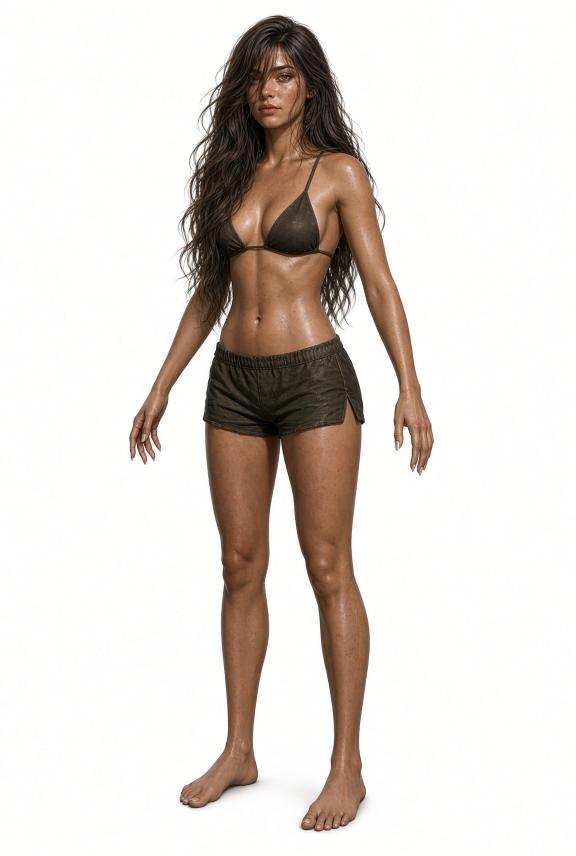
#> input picture assets/characters/amateur/BriarKnox.jpg, 1152 x 1712 px (shown at 1/2 size)
$ python gen_tickle_frames.py
#> lines starting #> are read from the running program, lines starting #| are printed output that depends on the picture
#!/usr/bin/env python3
"""Generate five-frame painterly tickle stills from metal-free A-poses (Amateur 12 + Elara).

f0 = grounded A-pose; f1–f4 = lean/reach/bob + oil-paint grade;
f3/f4 pushed further past #29 so hard windows read clearly.
Metal-free Amateur; Elara jewelry exception only.
Requires: Pillow, numpy
"""
from __future__ import annotations

import json
from pathlib import Path

import numpy as np
from PIL import Image, ImageEnhance, ImageFilter, ImageOps

ROOT = Path(__file__).resolve().parents[1]
OUT = ROOT / "assets/binds/tickle/frames"

CHARS = [
    ("BriarKnox", ROOT / "assets/characters/amateur/BriarKnox.jpg"),
    ("CassWynn", ROOT / "assets/characters/amateur/CassWynn.jpg"),
    ("EmberLang", ROOT / "assets/characters/amateur/EmberLang.jpg"),
    ("JunoHale", ROOT / "assets/characters/amateur/JunoHale.jpg"),
    ("KoraVale", ROOT / "assets/characters/amateur/KoraVale.jpg"),
    ("LyraFinch", ROOT / "assets/characters/amateur/LyraFinch.jpg"),
    ("MiraSolis", ROOT / "assets/characters/amateur/MiraSolis.jpg"),
    ("NimCortez", ROOT / "assets/characters/amateur/NimCortez.jpg"),
    ("RynAshford", ROOT / "assets/characters/amateur/RynAshford.jpg"),
    ("SableQuinn", ROOT / "assets/characters/amateur/SableQuinn.jpg"),
    ("TorenBlake", ROOT / "assets/characters/amateur/TorenBlake.jpg"),
    ("VeshMarlowe", ROOT / "assets/characters/amateur/VeshMarlowe.jpg"),
    ("ElaraCase", ROOT / "assets/characters/player/ElaraCase.jpg"),
]


def hshift(im: Image.Image, frac: float) -> float:
    return im.size[1] * frac


def affine_frame(
    im: Image.Image, shear_x: float, shear_y: float, scale: float, dy: float, rot: float
) -> Image.Image:
    w, h = im.size
    cx, cy = w / 2, h / 2
    ang = np.deg2rad(rot)
    ca, sa = np.cos(ang), np.sin(ang)
    sx = scale
    sy = scale * (1.0 - abs(shear_y) * 0.18)
    A = np.array([[sx, shear_x], [shear_y, sy]], dtype=np.float64)
    R = np.array([[ca, -sa], [sa, ca]], dtype=np.float64)
    M = R @ A
    Minv = np.linalg.inv(M)
    tx, ty = 0.0, dy
    a, b = Minv[0, 0], Minv[0, 1]
    d, e = Minv[1, 0], Minv[1, 1]
    c = cx - a * (cx + tx) - b * (cy + ty)
    f = cy - d * (cx + tx) - e * (cy + ty)
    return im.transform(
        (w, h),
        Image.AFFINE,
        (a, b, c, d, e, f),
        resample=Image.BICUBIC,
        fillcolor=(248, 244, 238),
    )


def punch_reach(im: Image.Image, amount: float) -> Image.Image:
    """Crop-in from sides/bottom so arms/torso read closer (reach)."""
    w, h = im.size
    inset_x = int(w * 0.034 * amount)
    inset_top = int(h * 0.012 * amount)
    inset_bot = int(h * 0.072 * amount)
    box = (inset_x, inset_top, w - inset_x, h - inset_bot)
    return im.crop(box).resize((w, h), Image.BICUBIC)


def squash_stretch(im: Image.Image, sx: float, sy: float) -> Image.Image:
    """Mild non-uniform scale about center for pose readability."""
    w, h = im.size
    nw, nh = max(1, int(w * sx)), max(1, int(h * sy))
    scaled = im.resize((nw, nh), Image.BICUBIC)
    canvas = Image.new("RGB", (w, h), (248, 244, 238))
    canvas.paste(scaled, ((w - nw) // 2, (h - nh) // 2))
    return canvas


def warm_grade(im: Image.Image, amount: float, cool: float = 0.0) -> Image.Image:
    """Warm push (hard frames) or cool pull (calm). amount/cool in ~0–1.5."""
    arr = np.asarray(im).astype(np.float32)
    arr[..., 0] = np.clip(arr[..., 0] * (1.0 + 0.055 * amount - 0.04 * cool), 0, 255)
    arr[..., 1] = np.clip(arr[..., 1] * (1.0 + 0.015 * amount + 0.01 * cool), 0, 255)
    arr[..., 2] = np.clip(arr[..., 2] * (1.0 - 0.045 * amount + 0.05 * cool), 0, 255)
    return Image.fromarray(arr.astype(np.uint8))


def painterly(im: Image.Image, strength: float) -> Image.Image:
    """Oil-paint-ish: downsample smear + edge restore + mild posterize."""
    if strength <= 0.01:
        return im
    w, h = im.size
    # Smear at lower res (brush size scales with strength)
    factor = max(2, int(3 + strength * 3))
    small = im.resize((max(8, w // factor), max(8, h // factor)), Image.BILINEAR)
    smeared = small.resize((w, h), Image.BICUBIC)
    # Blend original edges back so silhouette stays readable
    edges = im.filter(ImageFilter.FIND_EDGES)
    edge_arr = np.asarray(edges).astype(np.float32)
    edge_mask = np.clip(edge_arr.mean(axis=2) / 255.0 * (0.55 + 0.35 * strength), 0, 1)
    edge_mask = edge_mask[..., None]
    base = np.asarray(im).astype(np.float32)
    paint = np.asarray(smeared).astype(np.float32)
    mix = paint * (1.0 - edge_mask * 0.65) + base * (edge_mask * 0.65)
    out = Image.fromarray(np.clip(mix, 0, 255).astype(np.uint8))
    # Soft median for blotchy paint, then unsharp for stage punch
    if strength >= 0.45:
        out = out.filter(ImageFilter.MedianFilter(size=3))
    bits = max(5, 8 - int(strength * 2.2))
    out = ImageOps.posterize(out, bits)
    out = out.filter(ImageFilter.UnsharpMask(radius=1.1 + 0.4 * strength, percent=int(70 + 40 * strength), threshold=2))
    return out


def vignette(im: Image.Image, amount: float) -> Image.Image:
    if amount <= 0.01:
        return im
    w, h = im.size
    yy, xx = np.mgrid[0:h, 0:w].astype(np.float32)
    cx, cy = (w - 1) / 2.0, (h - 1) / 2.0
    rx, ry = w * 0.62, h * 0.62
    r = np.sqrt(((xx - cx) / rx) ** 2 + ((yy - cy) / ry) ** 2)
    shade = np.clip(1.0 - amount * np.clip(r - 0.35, 0, 1) ** 1.6, 0.72, 1.0)
    arr = np.asarray(im).astype(np.float32)
    arr *= shade[..., None]
    return Image.fromarray(np.clip(arr, 0, 255).astype(np.uint8))


def make_frames(src: Path) -> list[Image.Image]:
    """Five-frame cycle: f0 calm → f4 peak; f3/f4 pushed harder past #29."""
    base = Image.open(src).convert("RGB")

    # f0 — grounded A-pose, cool grade (soft window stays readable)
    f0 = ImageEnhance.Sharpness(base).enhance(1.06)
    f0 = ImageEnhance.Contrast(f0).enhance(1.03)
    f0 = warm_grade(f0, 0.0, cool=0.42)
    f0 = painterly(f0, 0.14)

    # f1 — clear lean/reach (mild intensity)
    f1 = punch_reach(base, 1.65)
    f1 = squash_stretch(f1, 1.025, 0.982)
    f1 = affine_frame(f1, 0.118, -0.03, 1.05, -hshift(base, 0.024), -3.0)
    f1 = ImageEnhance.Contrast(f1).enhance(1.11)
    f1 = ImageEnhance.Color(f1).enhance(1.07)
    f1 = warm_grade(f1, 0.5, cool=0.08)
    f1 = painterly(f1, 0.4)
    f1 = vignette(f1, 0.16)

    # f2 — opposite lean + deeper reach (mid bridge)
    f2 = punch_reach(base, 2.35)
    f2 = squash_stretch(f2, 0.965, 1.025)
    f2 = affine_frame(f2, -0.132, 0.038, 1.075, -hshift(base, 0.04), 3.6)
    f2 = ImageEnhance.Brightness(f2).enhance(1.04)
    f2 = ImageEnhance.Contrast(f2).enhance(1.145)
    f2 = ImageEnhance.Color(f2).enhance(1.11)
    f2 = warm_grade(f2, 0.9)
    f2 = painterly(f2, 0.58)
    f2 = vignette(f2, 0.26)

    # f3 — hard: bigger lean/reach/bob + hot grade (distinct from f2)
    f3 = punch_reach(base, 2.55)
    f3 = squash_stretch(f3, 1.055, 0.955)
    f3 = affine_frame(f3, 0.095, -0.038, 1.115, -hshift(base, 0.062), 2.4)
    f3 = ImageEnhance.Sharpness(f3).enhance(1.18)
    f3 = ImageEnhance.Contrast(f3).enhance(1.2)
    f3 = ImageEnhance.Color(f3).enhance(1.18)
    f3 = ImageEnhance.Brightness(f3).enhance(1.035)
    f3 = warm_grade(f3, 1.4)
    f3 = painterly(f3, 0.88)
    f3 = vignette(f3, 0.44)

    # f4 — peak: opposite shear, hottest grade, max reach (apex read)
    f4 = punch_reach(base, 2.85)
    f4 = squash_stretch(f4, 0.93, 1.05)
    f4 = affine_frame(f4, -0.105, 0.048, 1.135, -hshift(base, 0.072), -2.2)
    f4 = ImageEnhance.Brightness(f4).enhance(1.08)
    f4 = ImageEnhance.Sharpness(f4).enhance(1.22)
    f4 = ImageEnhance.Contrast(f4).enhance(1.24)
    f4 = ImageEnhance.Color(f4).enhance(1.22)
    f4 = warm_grade(f4, 1.65)
    f4 = painterly(f4, 1.05)
    f4 = vignette(f4, 0.52)
    return [f0, f1, f2, f3, f4]


def main() -> None:
    OUT.mkdir(parents=True, exist_ok=True)
    files: list[str] = []
    for slug, path in CHARS:
        if not path.exists():
            raise SystemExit(f"missing still: {path}")
        frames = make_frames(path)
#> in make_frames, base is the input picture: PIL image 1152x1712 RGB; mean R, G, B 223.6, 216.6, 211.3
#> in painterly, `edge_mask = np.clip(edge_arr.mean(axis=2) / 255.0 * (0.55 + 0.35 * str..`:
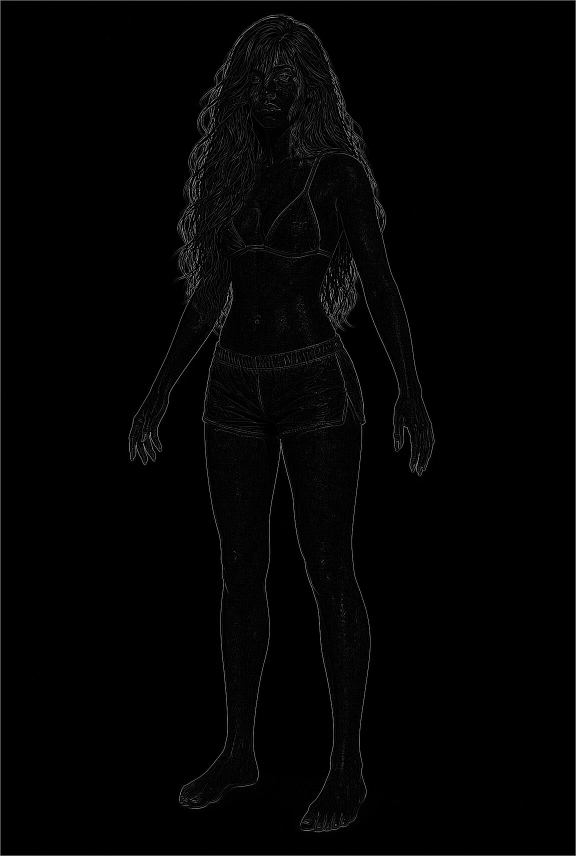
#> edge_mask: shape (1712, 1152) float32 (shown at 1/2 size); min 0, max 0.599, mean 0.0137
#> in squash_stretch, `scaled = im.resize((nw, nh), Image.BICUBIC)`:
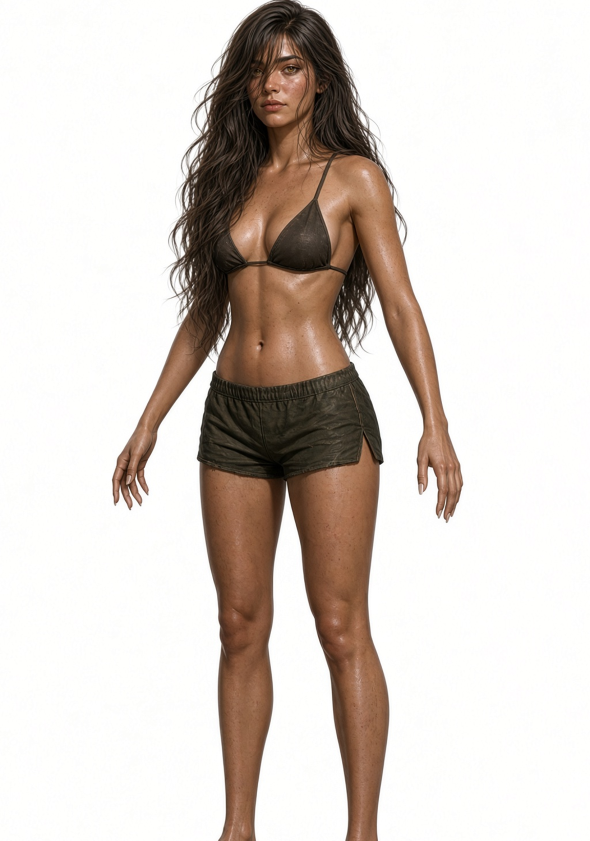
#> scaled: PIL image 1180x1681 RGB (shown at 1/2 size); mean R, G, B 215.8, 207.3, 201.1
#> call 2 of painterly, with strength = 0.4
#> in painterly (call 2), `edges = im.filter(ImageFilter.FIND_EDGES)`:
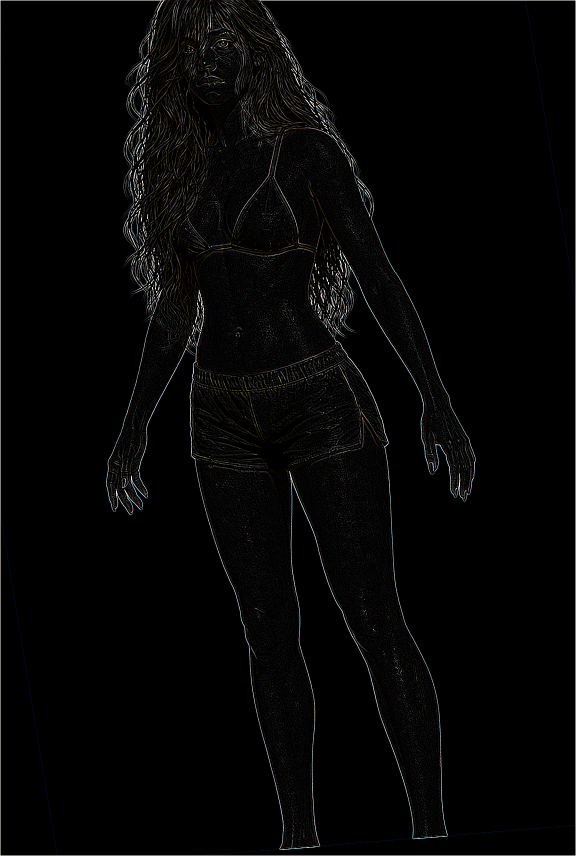
#> edges: PIL image 1152x1712 RGB (shown at 1/2 size); mean R, G, B 5.3, 5.2, 5
#> in vignette, `arr *= shade[..., None]`:
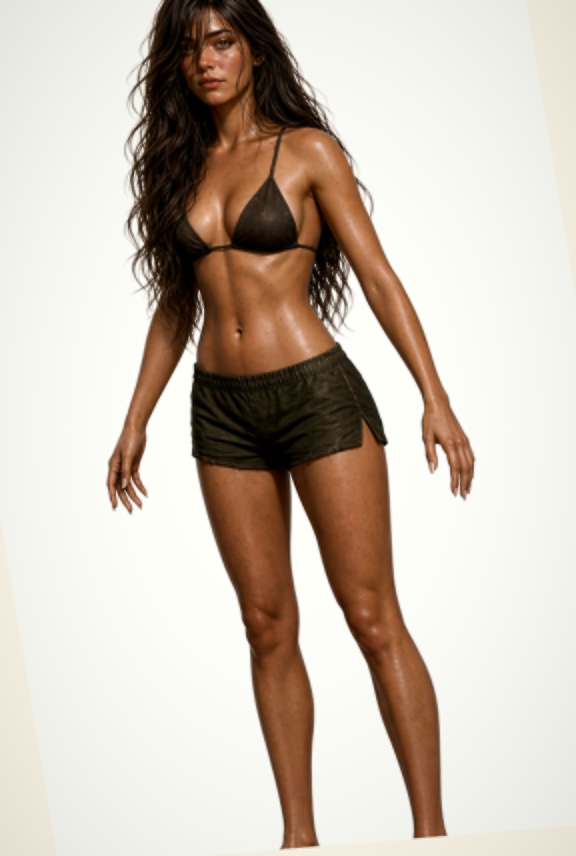
#> arr: shape (1712, 1152, 3) float32 (shown at 1/2 size); mean R, G, B 205.6, 193.8, 182
#> call 2 of squash_stretch, with sx = 0.965, sy = 1.02
#> in squash_stretch (call 2), `scaled = im.resize((nw, nh), Image.BICUBIC)`:
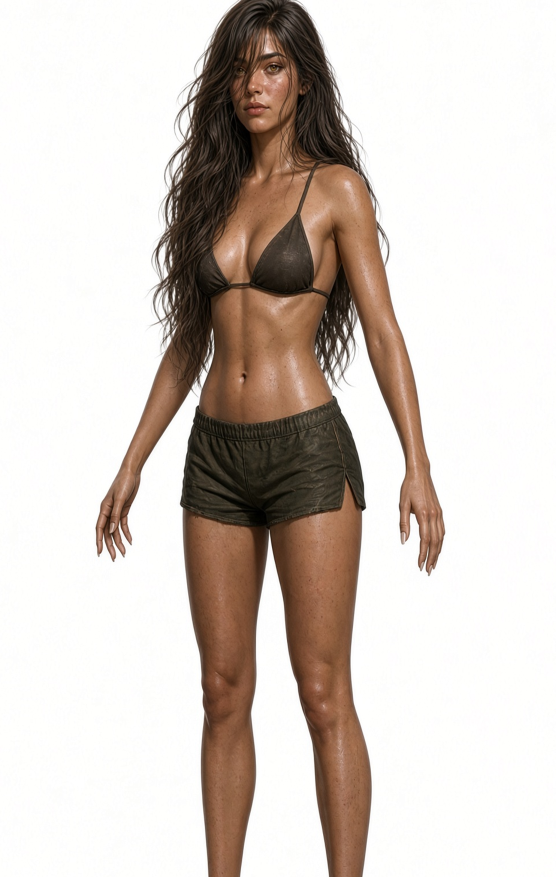
#> scaled: PIL image 1111x1754 RGB (shown at 1/2 size); mean R, G, B 211.5, 202.2, 195.4
#> in squash_stretch (call 2), `canvas.paste(scaled, ((w - nw) // 2, (h - nh) // 2))`:
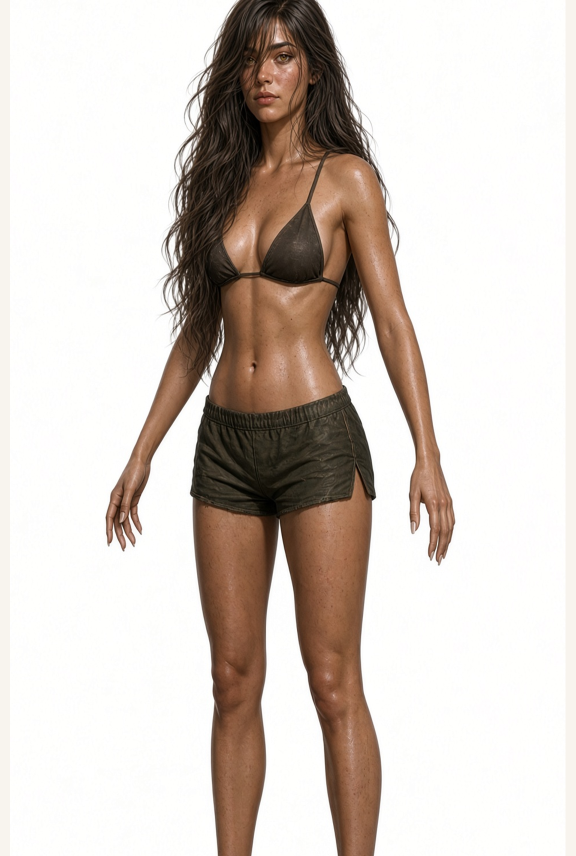
#> canvas: PIL image 1152x1712 RGB (shown at 1/2 size); mean R, G, B 212.2, 203, 196.1
#> call 2 of affine_frame, with shear_x = -0.132, shear_y = 0.038, scale = 1.07, dy = -68.48, rot = 3.6
#> in affine_frame (call 2), `return im.transform( (w, h), Image.AFFINE, (a, b, c, d, e, f), resampl..`:
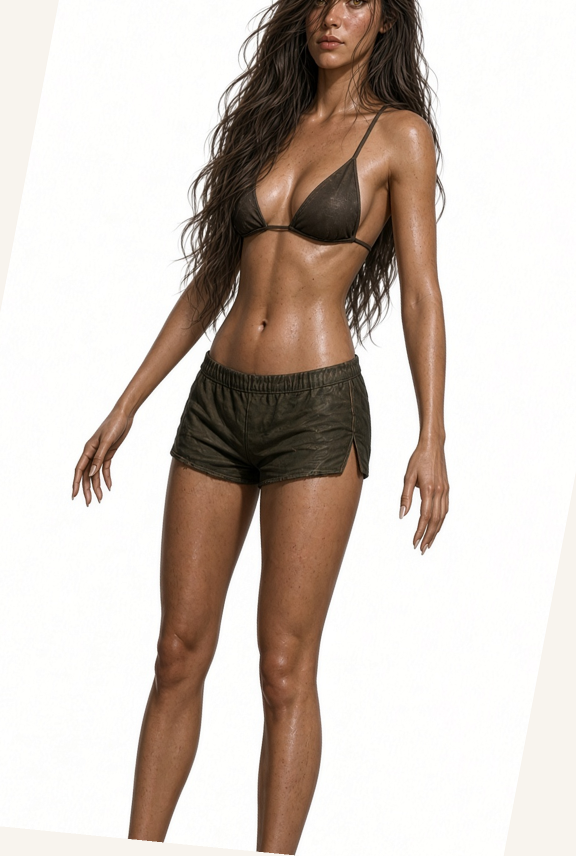
#> returned value: PIL image 1152x1712 RGB (shown at 1/2 size); mean R, G, B 207.9, 197.4, 189.8
#> frames = 5 items
        for i, fr in enumerate(frames):
            name = f"{slug}_f{i}.jpg"
            dest = OUT / name
            fr.save(dest, quality=88, optimize=True)
            files.append(name)
            print(f"wrote {dest.relative_to(ROOT)} ({fr.size[0]}x{fr.size[1]})")
#> this loop made 5 passes
#> name on passes 1 to 5: 'BriarKnox_f0.jpg', 'BriarKnox_f1.jpg', 'BriarKnox_f2.jpg', 'BriarKnox_f3.jpg', 'BriarKnox_f4.jpg'
#| wrote assets/binds/tickle/frames/BriarKnox_f0.jpg (1152x1712)
#| wrote assets/binds/tickle/frames/BriarKnox_f1.jpg (1152x1712)
#| wrote assets/binds/tickle/frames/BriarKnox_f2.jpg (1152x1712)
#| wrote assets/binds/tickle/frames/BriarKnox_f3.jpg (1152x1712)
#| wrote assets/binds/tickle/frames/BriarKnox_f4.jpg (1152x1712)
#> after the loop, files = ['BriarKnox_f0.jpg', 'BriarKnox_f1.jpg', 'BriarKnox_f2.jpg', 'BriarKnox_f3.jpg', 'BriarKnox_f4.jpg']
    manifest = {
        "clip": "tickle",
        "frames": ["f0", "f1", "f2", "f3", "f4"],
        "characters": [c[0] for c in CHARS],
        "files": files,
        "note": (
            "f0 = metal-free A-pose still; f1–f4 = deepened lean/reach/bob + "
            "painterly grade (oil smear / warm push / vignette) for intensity-"
            "weighted cycle. Elara jewelry exception only."
        ),
    }
    (OUT / "MANIFEST.json").write_text(json.dumps(manifest, indent=2) + "\n")
    print("MANIFEST ok", len(files), "files")


if __name__ == "__main__":
#> (the run stopped early here; a loop or call above may not have finished)
